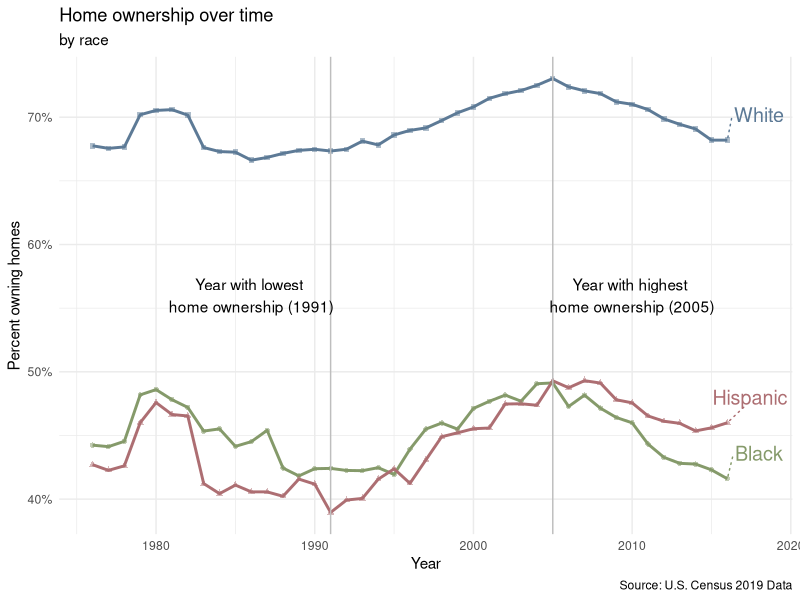
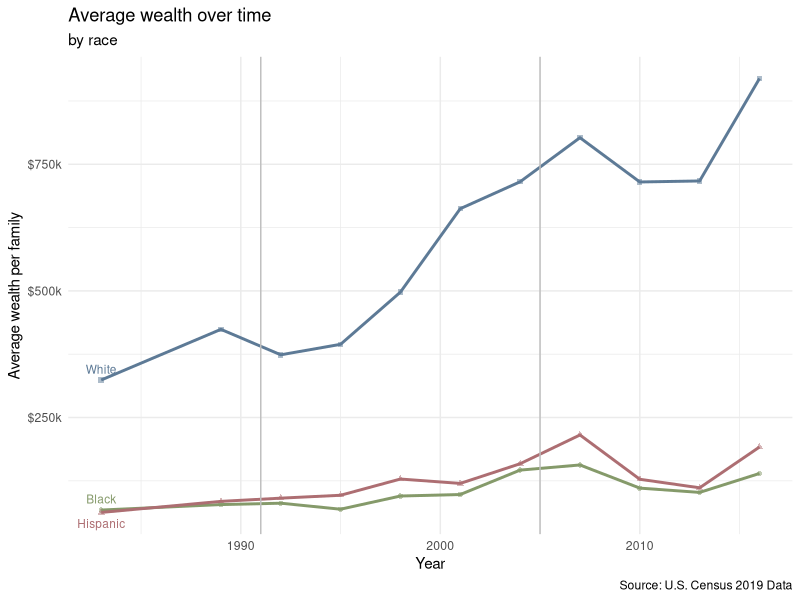
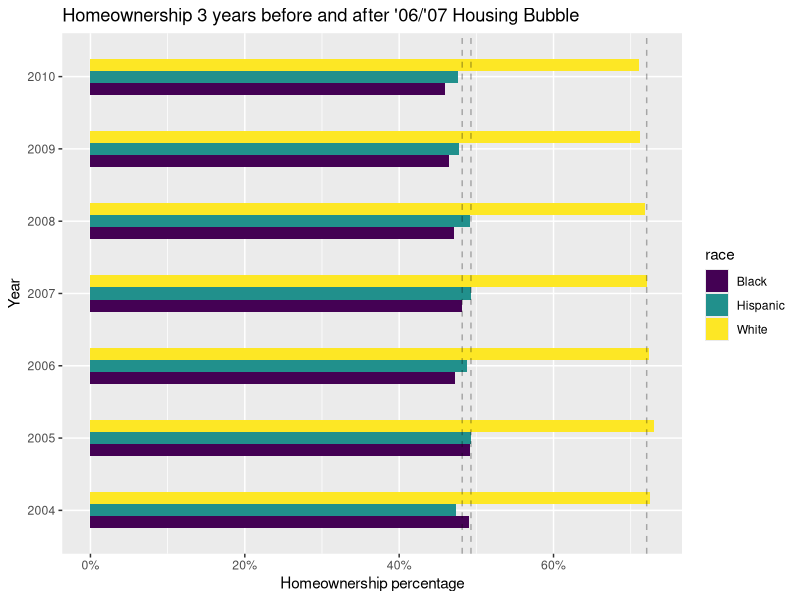

Write the R code that produced these figures, in order. (Note: this script raises an error after producing the figures.)
## ---- chunk 1
library(tidyverse)
library(viridis)
library(ggrepel)
## ---- chunk 2
income_mean <- read_csv(file = "data/income_mean.csv")
home_owner <- read_csv(file = "data/home_owner.csv")
race_wealth <- read_csv(file = "data/race_wealth.csv")
## ---- chunk 3
lowest_year <- home_owner %>%
  group_by(year) %>%
  summarize(mean_pct_unweighted = mean(home_owner_pct)) %>%
  arrange(mean_pct_unweighted) %>%
  slice(1) %>%
  pull(year)
highest_year <- home_owner %>%
  group_by(year) %>%
  summarize(mean_pct_unweighted = mean(home_owner_pct)) %>%
  arrange(desc(mean_pct_unweighted)) %>%
  slice(1) %>%
  pull(year)

last_year <- home_owner %>%
  group_by(race) %>%
  filter(year == max(year))
## ---- chunk 4
home_owner %>%
  ggplot(
    aes(x = year, y = home_owner_pct, color = race, shape = race)
  ) +
  geom_line(size = 1) +
  geom_point(alpha = 0.5, size = 1.5) +
  geom_vline(aes(xintercept = lowest_year), color = "grey") +
  geom_vline(aes(xintercept = highest_year), color = "grey") +
  annotate(geom = "text",
    x = lowest_year - 5, 
    y = 0.56,
    label = paste0("Year with lowest \nhome ownership (", lowest_year, ")"),
    color = "black"
    ) +
  annotate(
    geom = "text",
    x = highest_year + 5, 
    y = 0.56, 
    label = paste0("Year with highest \nhome ownership (", highest_year, ")"), 
    color = "black"
    ) +
  geom_text_repel(data = last_year,
                  aes(label = race),
                  direction = "y",
                  nudge_x = 2,
                  nudge_y = 0.02,
                  size = 5,
                  segment.linetype = "dotted") +
  scale_color_manual(values = c("#859a6a", "#ad6e72", "#5d7a96")) +
  scale_y_continuous(labels = scales::percent_format(scale = 100)) +
  labs(
    x = "Year",
    y = "Percent owning homes",
    title = "Home ownership over time",
    subtitle = "by race",
    caption = "Source: U.S. Census 2019 Data"
  ) +
  theme_minimal() +
  theme(legend.position = "none")
## ---- chunk 5
first_year <- race_wealth %>%
  filter(type == "Average",
         race != "Non-White",
         year > 1980) %>%
  group_by(race) %>%
  filter(year == min(year))
race_wealth %>%
  filter(type == "Average",
         race != "Non-White",
         year > 1980) %>%
  drop_na() %>%
  group_by(race, year) %>%
  ggplot(aes(x = year, y = wealth_family, color = race, shape = race)) +
  geom_point(alpha = 0.5, size = 1.5) +
  geom_line(size = 1) +
  geom_text_repel(data = first_year,
                  aes(label = race),
                  direction = "y",
                  nudge_y = 1000,
                  size = 3,
                  segment.linetype = "dotted") +
  geom_vline(aes(xintercept = lowest_year), color = "grey") +
  geom_vline(aes(xintercept = highest_year), color = "grey") +
  scale_color_manual(values = c("#859a6a", "#ad6e72", "#5d7a96")) +
  scale_y_continuous(labels = scales::label_number(big.mark = ",", 
                                                   scale = 0.001, 
                                                   suffix = "k",
                                                   prefix = "$")) +
  labs(
    x = "Year",
    y = "Average wealth per family",
    title = "Average wealth over time",
    subtitle = "by race",
    caption = "Source: U.S. Census 2019 Data"
  ) +
  theme_minimal() +
  theme(legend.position = "none")
## ---- chunk 6
 home_owner %>%
  filter(year > "2003", year <= "2010") %>%
  dplyr::group_by(year, race) %>%
  ggplot(aes(x = as.factor(year), y = home_owner_pct, fill = race))+ 
    geom_bar(width = 0.5, position="dodge", stat="identity") +
  coord_flip() + 
  labs(title = "Homeownership 3 years before and after '06/'07 Housing Bubble",
       y = "Homeownership percentage",
       x = "Year")+
  geom_hline(aes(yintercept = 0.7207117), linetype = "dashed", alpha = 0.3)+
  geom_hline(aes(yintercept = 0.4816776), linetype = "dashed", alpha = 0.3)+
  geom_hline(aes(yintercept = 0.4930240), linetype = "dashed", alpha = 0.3) +
  scale_fill_viridis_d()+
  scale_y_continuous(labels = scales::percent_format(scale = 100))

## ---- chunk 7
a <- home_owner %>%
  filter(year >= "2003", year <= "2019") %>%
  dplyr::group_by(year, race) %>%
  ggplot(aes(x = race, y = home_owner_pct, fill = race))+ 
    geom_bar(position = "dodge", stat = "identity") +
  geom_text(aes(label=percent(home_owner_pct,accuracy=0.1)),
            position="stack",vjust= 2)+
  geom_point()+
scale_fill_viridis_d() +
  labs(
    x = "Year",
    y = "Percent owning homes",
    color = "Race",
    shape = "Race",
subtitle = "Homeownership 5-6 years before and after '06/'07 Housing Bubble by race"
  ) +
  theme_minimal() +
  scale_y_continuous(labels = scales::percent_format(scale = 100)) +
  transition_time(year)+
  labs(title = "Year: {frame_time}")
animate(a, end_pause = 30)
## ---- chunk 8
income_mean <- income_mean %>%
  filter(
    !str_detect(race, "Combination"),
    !str_detect(race, "Not Hispanic"),
    !str_detect(race, "All"),
    dollar_type == "2019 Dollars",
    income_quintile != "Top 5%"
    ) %>%
  group_by(year, race, income_quintile) %>%
  summarize(income_dollars =  mean(income_dollars), .groups = "drop") %>%
  mutate(
    race = str_remove(race, ',?\\s(.*)'),
    income_percentile = case_when(
      income_quintile == "Top 5%"   ~ "1st - 5th",
      income_quintile == "Highest"  ~ "Top 20%",
      income_quintile == "Fourth"   ~ "21-40 %",
      income_quintile == "Middle"   ~ "41-60 %",
      income_quintile == "Second"   ~ "61-80 %",
      income_quintile == "Lowest"   ~ "Bottom 20%"),
    income_percentile = ordered(income_percentile, 
                                c("Bottom 20%", "61-80 %", "41-60 %", 
                                    "21-40 %", "Top 20%")),
    race = ordered(race, c("White", "Black", "Hispanic", "Asian")))
## ---- chunk 9
make_perc_table <- function(quintile) {
  return(
    income_mean %>%
      filter(year == 2019) %>%
      group_by(race) %>%
      transmute(income_quintile, 
                percent = income_dollars / sum(income_dollars)) %>%
      filter(income_quintile == quintile)
  )
}

highest_perc_table <- make_perc_table("Highest")
perc_21_40_perc_table <- make_perc_table("Fourth")
perc_41_60_perc_table <- make_perc_table("Middle")
perc_61_80_perc_table <- make_perc_table("Second")
bottom_perc_table <- make_perc_table("Lowest")
## ---- chunk 10
income_mean %>%
  ggplot(
    aes(
      x = year, 
      y = income_dollars, 
      color = income_percentile
      )
  ) +
  geom_line() +
  facet_wrap(. ~ race, nrow = 1) +
  scale_y_continuous(labels = scales::label_number(big.mark = ",", 
                                                   scale = 0.001, 
                                                   suffix = "k",
                                                   prefix = "$")) +
  scale_color_manual(values = c("grey40", "grey50", "grey60", "grey70", 
                                "firebrick2")) +
  labs(
    title = "Income Gap: How does income distribution compare for each race?",
    subtitle = "per income quintile in time series",
    x = "Year", 
    y = "Mean household income", 
    color = "Income Quintile",
    caption = "Source: U.S. Census 2019 Data"
    ) +
  theme_minimal() +
  theme(
    legend.position = "bottom",
    axis.text.x.bottom = element_text(angle = 90)
    ) +
  guides(color = guide_legend(reverse = TRUE))
## ---- chunk 11
income_mean %>%
  filter(year == 2019) %>%
  ggplot(
    aes(x = income_dollars, y = reorder(race, desc(race)))
    ) + 
  geom_bar(
    position = "fill", 
    stat = "identity", 
    aes(fill = income_percentile),
    width = 0.7
    ) +
  geom_text(
    data = highest_perc_table, 
    aes(y = race, label = paste0(round(percent, 3) * 100)),
    x = 0.45, 
    size = 2.5,
    color = "black",
    nudge_y = -0.45
    ) +
  geom_text(
    data = perc_21_40_perc_table, 
    aes(y = race, label = paste0(round(percent, 3) * 100)),
    x = 0.65, 
    size = 2.5,
    color = "black",
    nudge_y = -0.45
    ) +
  geom_text(
    data = perc_41_60_perc_table, 
    aes(y = race, label = paste0(round(percent, 3) * 100)),
    x = 0.80, 
    size = 2.5,
    color = "black",
    nudge_y = -0.45
    ) +
  geom_text(
    data = perc_61_80_perc_table, 
    aes(y = race, label = paste0(round(percent, 3) * 100)),
    x = 0.92, 
    size = 2.5,
    color = "black",
    nudge_y = -0.45
    ) +
  geom_text(
    data = bottom_perc_table, 
    aes(y = race, label = paste0(round(percent, 3) * 100)),
    x = 0.975, 
    size = 2.5,
    color = "black",
    nudge_y = -0.45
    ) +
  scale_fill_brewer(type = "seq", palette = "Blues", direction = -1) +
  labs(
    title = "Income Gap: How much do top quintile households earn compared to other quintiles?",
    subtitle = "Proportion of income earned for each household quintile per race in 2019",
    x = "Percentage %", 
    y = "Race", 
    fill = "Income Quintile",
    caption = "Source: U.S. Census 2019 Data"
    ) +
  scale_colour_viridis_d() +
  scale_x_continuous(
    labels = scales::label_number(
      big.mark = ",", 
      scale = 100, 
      suffix = "", 
      prefix = ""
      ),
    breaks = seq(-0.2, 1.2, 0.2)
    ) +
  guides(fill = guide_legend(reverse = TRUE)) +
  theme_minimal(base_size = 10) +
  theme(
    text = element_text(size = 9),
    axis.title.x = element_text(vjust = -2),
    plot.caption = element_text(vjust = -3, hjust = 0))
